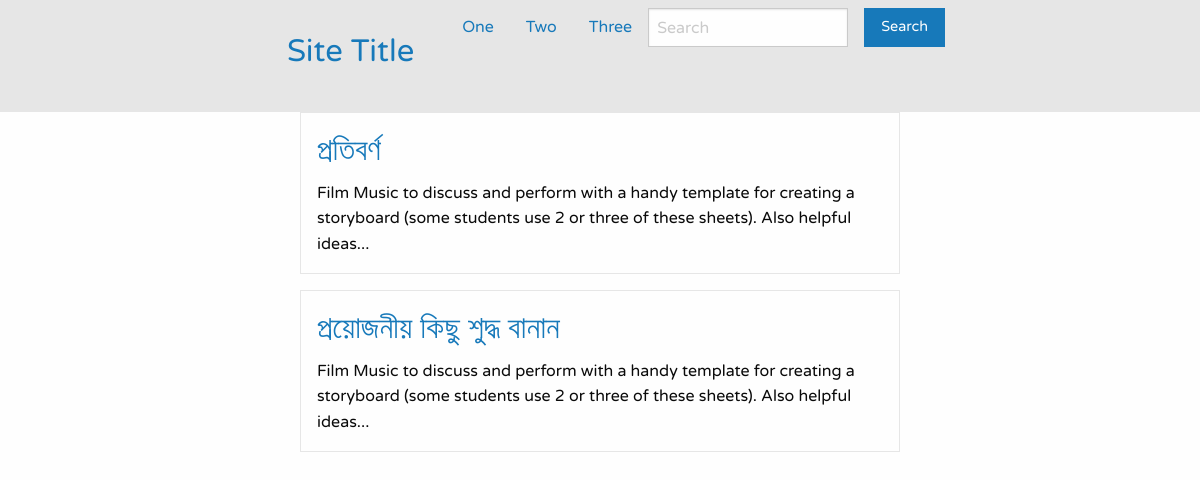
The page /study/lesson/Grammer/ on the database its author committed.
### study/models.py (models this page shows, shortened)
class Reading(models.Model):
    reading_name = models.CharField(max_length=300, unique=True)
    description = models.TextField(null=True, blank=True)
    reading_for = models.ForeignKey(Lesson,
                                   related_name='belongs_to_lesson',
                                   on_delete=models.SET(get_sentinel_user))
    reading_for_subject = models.ForeignKey(Syllabus,
                                   related_name='belongs_to_reading',
                                   on_delete=models.SET(get_sentinel_user))
    created_by = models.ForeignKey(settings.AUTH_USER_MODEL, on_delete=models.SET(get_sentinel_user))
    updated_by = models.ForeignKey(settings.AUTH_USER_MODEL,
                                   related_name='updated_reading_user',
                                   on_delete=models.SET(get_sentinel_user),
                                   null=True, blank=True)

### study/views.py (the view)
# urls.py: path('lesson/<lesson>/', ReadingListView.as_view(), name='reading_list'),
class ReadingListView(ListView):
    template_name = 'study/reading_by_lesson.html'
    def get_queryset(self):
        self.lesson = get_object_or_404(Lesson, lesson_name=self.kwargs['lesson'])
        print(self.lesson)
        return Reading.objects.filter(reading_for=self.lesson)

### study/models.py (called while the page is built)
    def __str__(self):
        return self.lesson_name

### templates/study/reading_by_lesson.html (shortened to what this page needs)
{% extends "base.html" %}
{% block content %}
<div class="grid-x">
    {% for reading in object_list %}
    <div class="cell medium-6 medium-offset-3">
        <div class="card">
            <div class="card-section">
                <a href="{% url 'reading-detail' reading.id %}"><h3>{{ reading.reading_name }}</h3></a>
                <p>Film Music to discuss and perform with a handy template for creating a storyboard (some students use 2 or three of these sheets). Also helpful ideas...</p>
            </div>
        </div>
    </div>
    {% endfor %}
</div>
{% endblock %}

### static/css/project-style.css (style rules this page uses)
html, body, h1, h2, h3, h4, h5 { font-family: varela; }

### rows shown on the page
Reading: reading_name "প্রতিবর্ণ"
Reading: reading_name "প্রয়োজনীয় কিছু শুদ্ধ বানান"
